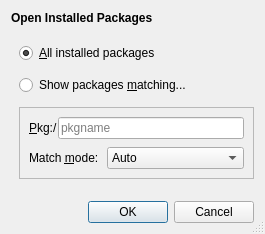
<?xml version="1.0" encoding="UTF-8"?>
<ui version="4.0">
 <class>OpenPkgDialog</class>
 <widget class="QDialog" name="OpenPkgDialog">
  <property name="windowTitle">
   <string>Select Packages</string>
  </property>
  <property name="sizeGripEnabled">
   <bool>true</bool>
  </property>
  <layout class="QVBoxLayout" name="verticalLayout_2">
   <item>
    <widget class="QLabel" name="dialogHeading">
     <property name="font">
      <font>
       <weight>75</weight>
       <bold>true</bold>
      </font>
     </property>
     <property name="text">
      <string>Open Installed Packages</string>
     </property>
    </widget>
   </item>
   <item>
    <layout class="QVBoxLayout" name="verticalLayout">
     <property name="spacing">
      <number>12</number>
     </property>
     <property name="sizeConstraint">
      <enum>QLayout::SetFixedSize</enum>
     </property>
     <property name="leftMargin">
      <number>8</number>
     </property>
     <property name="topMargin">
      <number>12</number>
     </property>
     <property name="bottomMargin">
      <number>16</number>
     </property>
     <item>
      <spacer name="verticalSpacer_2">
       <property name="orientation">
        <enum>Qt::Vertical</enum>
       </property>
       <property name="sizeType">
        <enum>QSizePolicy::Fixed</enum>
       </property>
       <property name="sizeHint" stdset="0">
        <size>
         <width>0</width>
         <height>0</height>
        </size>
       </property>
      </spacer>
     </item>
     <item>
      <widget class="QRadioButton" name="allPkgRadioButton">
       <property name="text">
        <string>&amp;All installed packages</string>
       </property>
       <property name="checked">
        <bool>true</bool>
       </property>
      </widget>
     </item>
     <item>
      <spacer name="verticalSpacer">
       <property name="orientation">
        <enum>Qt::Vertical</enum>
       </property>
       <property name="sizeType">
        <enum>QSizePolicy::Fixed</enum>
       </property>
       <property name="sizeHint" stdset="0">
        <size>
         <width>0</width>
         <height>0</height>
        </size>
       </property>
      </spacer>
     </item>
     <item>
      <widget class="QRadioButton" name="useFilterRadioButton">
       <property name="text">
        <string>Show packages &amp;matching...</string>
       </property>
      </widget>
     </item>
     <item>
      <widget class="QFrame" name="filterFrame">
       <property name="enabled">
        <bool>true</bool>
       </property>
       <property name="frameShape">
        <enum>QFrame::StyledPanel</enum>
       </property>
       <property name="frameShadow">
        <enum>QFrame::Raised</enum>
       </property>
       <layout class="QVBoxLayout" name="verticalLayout_3">
        <property name="spacing">
         <number>8</number>
        </property>
        <item>
         <layout class="QHBoxLayout" name="horizontalLayout">
          <property name="spacing">
           <number>0</number>
          </property>
          <item>
           <widget class="QLabel" name="pkgPrefixCaption">
            <property name="text">
             <string>&amp;Pkg:/</string>
            </property>
            <property name="buddy">
             <cstring>pkgPatternField</cstring>
            </property>
           </widget>
          </item>
          <item>
           <widget class="QLineEdit" name="pkgPatternField">
            <property name="placeholderText">
             <string>pkgname</string>
            </property>
           </widget>
          </item>
         </layout>
        </item>
        <item>
         <layout class="QHBoxLayout" name="horizontalLayout_2">
          <item>
           <widget class="QLabel" name="filterModeCaption">
            <property name="text">
             <string>Match &amp;mode:</string>
            </property>
            <property name="buddy">
             <cstring>filterModeComboBox</cstring>
            </property>
           </widget>
          </item>
          <item>
           <widget class="QComboBox" name="filterModeComboBox">
            <property name="currentIndex">
             <number>0</number>
            </property>
            <item>
             <property name="text">
              <string>Auto</string>
             </property>
            </item>
            <item>
             <property name="text">
              <string>Contains</string>
             </property>
            </item>
            <item>
             <property name="text">
              <string>Starts with</string>
             </property>
            </item>
            <item>
             <property name="text">
              <string>Exact match</string>
             </property>
            </item>
            <item>
             <property name="text">
              <string>Wildcard</string>
             </property>
            </item>
            <item>
             <property name="text">
              <string>Regular Expression</string>
             </property>
            </item>
           </widget>
          </item>
          <item>
           <spacer name="horizontalSpacer">
            <property name="orientation">
             <enum>Qt::Horizontal</enum>
            </property>
            <property name="sizeHint" stdset="0">
             <size>
              <width>0</width>
              <height>0</height>
             </size>
            </property>
           </spacer>
          </item>
         </layout>
        </item>
       </layout>
      </widget>
     </item>
    </layout>
   </item>
   <item>
    <spacer name="vSpacer3">
     <property name="orientation">
      <enum>Qt::Vertical</enum>
     </property>
     <property name="sizeType">
      <enum>QSizePolicy::MinimumExpanding</enum>
     </property>
     <property name="sizeHint" stdset="0">
      <size>
       <width>0</width>
       <height>0</height>
      </size>
     </property>
    </spacer>
   </item>
   <item>
    <widget class="QDialogButtonBox" name="buttonBox">
     <property name="standardButtons">
      <set>QDialogButtonBox::Cancel|QDialogButtonBox::Ok</set>
     </property>
     <property name="centerButtons">
      <bool>false</bool>
     </property>
    </widget>
   </item>
  </layout>
 </widget>
 <resources/>
 <connections>
  <connection>
   <sender>pkgPatternField</sender>
   <signal>textChanged(QString)</signal>
   <receiver>OpenPkgDialog</receiver>
   <slot>textEdited()</slot>
   <hints>
    <hint type="sourcelabel">
     <x>167</x>
     <y>76</y>
    </hint>
    <hint type="destinationlabel">
     <x>180</x>
     <y>137</y>
    </hint>
   </hints>
  </connection>
  <connection>
   <sender>useFilterRadioButton</sender>
   <signal>toggled(bool)</signal>
   <receiver>filterFrame</receiver>
   <slot>setEnabled(bool)</slot>
   <hints>
    <hint type="sourcelabel">
     <x>167</x>
     <y>76</y>
    </hint>
    <hint type="destinationlabel">
     <x>180</x>
     <y>137</y>
    </hint>
   </hints>
  </connection>
  <connection>
   <sender>buttonBox</sender>
   <signal>accepted()</signal>
   <receiver>OpenPkgDialog</receiver>
   <slot>accept()</slot>
   <hints>
    <hint type="sourcelabel">
     <x>167</x>
     <y>265</y>
    </hint>
    <hint type="destinationlabel">
     <x>167</x>
     <y>144</y>
    </hint>
   </hints>
  </connection>
  <connection>
   <sender>buttonBox</sender>
   <signal>rejected()</signal>
   <receiver>OpenPkgDialog</receiver>
   <slot>reject()</slot>
   <hints>
    <hint type="sourcelabel">
     <x>167</x>
     <y>265</y>
    </hint>
    <hint type="destinationlabel">
     <x>167</x>
     <y>144</y>
    </hint>
   </hints>
  </connection>
 </connections>
</ui>
